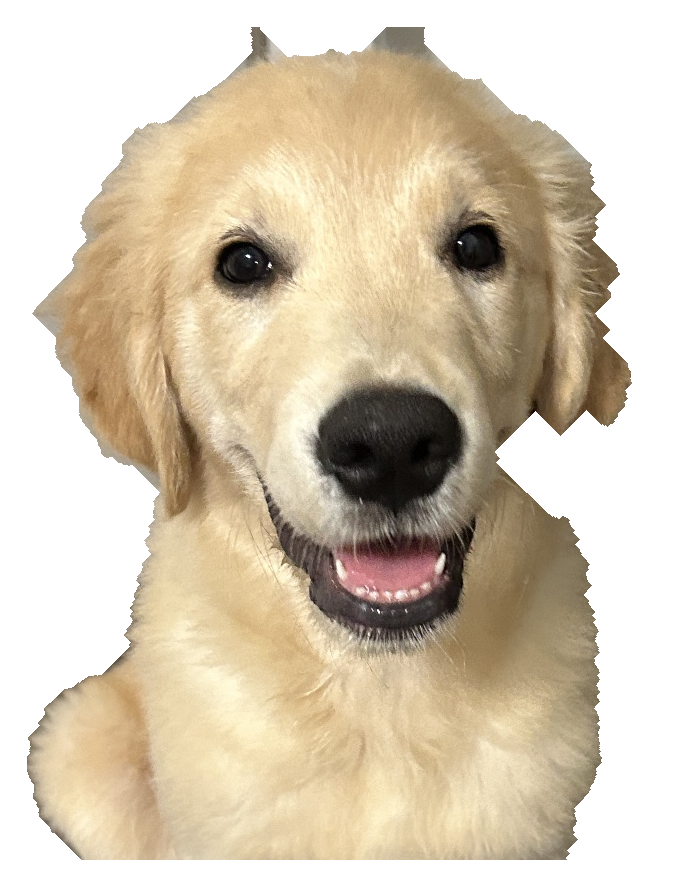
#> input picture python.png, 696 x 887 px
$ python make_art.py
#> lines starting #> are read from the running program, lines starting #| are printed output that depends on the picture; after the words box and inside, x2 and y2 are one past the last pixel; in counts of white or black regions, pixels touching at a corner belong together
# /// script
# requires-python = ">=3.10"
# dependencies = ["pillow"]
# ///
"""python.png（抠好背景的照片）-> 字符画数据 art.json，供 build.py 使用。

只在换照片或调参数时手动跑一次；每周的 Action 不需要它。

    uv run make_art.py                       # 按默认参数生成 art.json
    uv run make_art.py --cols 46 --crop 0.74 # 调列数 / 取景（保留照片上方多少比例）
    uv run make_art.py --sheet               # 生成多组参数的对比图 variants/sheet.svg
"""
import argparse
import json
from pathlib import Path

from PIL import Image, ImageChops, ImageFilter, ImageOps

HERE = Path(__file__).parent
GLYPH_ASPECT = 0.602   # 等宽字体：字符宽 / 字号
LINE = 1.18            # 字符画行高 / 字号（略紧，画面才连得起来）

THEME_BG = {"dark": (0x16, 0x1B, 0x22), "light": (0xF6, 0xF8, 0xFA)}
# 一份字符，两套颜色。下标：0 = 眼睛/鼻子/嘴，1..6 = 毛从暗到亮，7 = 舌头
PALETTE = {
    "dark": ["#56606e", "#a8702f", "#c98a35", "#e3a548", "#f2bf68", "#f8d592", "#fde9c0", "#f58ea4"],
    "light": ["#2e1a0c", "#6f451a", "#8a5a22", "#a5702b", "#bd8636", "#cf9a48", "#dcae62", "#c2506a"],
}
FUR_CHARS = "=+*#%@"       # 毛：暗 -> 亮，字符越来越密
COAT = 0.55                # 分层时毛色深浅占多少比重（0 = 只看明暗）
SMOOTH = 0.9               # 分层前先模糊多少（单位：一个字符格），越大色块越整
FEATURE_CHAR = "@"         # 眼睛/鼻子/嘴：实心深色，而不是留空（留空在深色底上像窟窿）
FEATURE_BELOW = 78         # 原图亮度低于它算五官


def convert(cols, crop, eq=0.75):
    """返回 {"cols", "rows", "line", "lines"}；lines 的每行是 [[调色板下标, 文本], ...]。

    像 neofetch 的 logo 那样用成片的彩色字符“画”出来：
    - 毛：只在狗身上做直方图均衡，把一身浅色的毛拉成 6 档明暗，每档一个字符 + 一个金色
    - 五官：原图里真正的暗部，用实心字符 + 深棕色
    - 舌头：按色相单独挑出来，粉色
    """
#> called with cols = 46, crop = 0.84, eq = 0.75
    img = Image.open(HERE / "python.png").convert("RGBA")
#> img is the input picture: PIL image 696x887 RGBA; mean R, G, B, A 163.1, 147.7, 121.9, 159.8
    img = img.crop((0, 0, img.width, int(img.height * crop)))
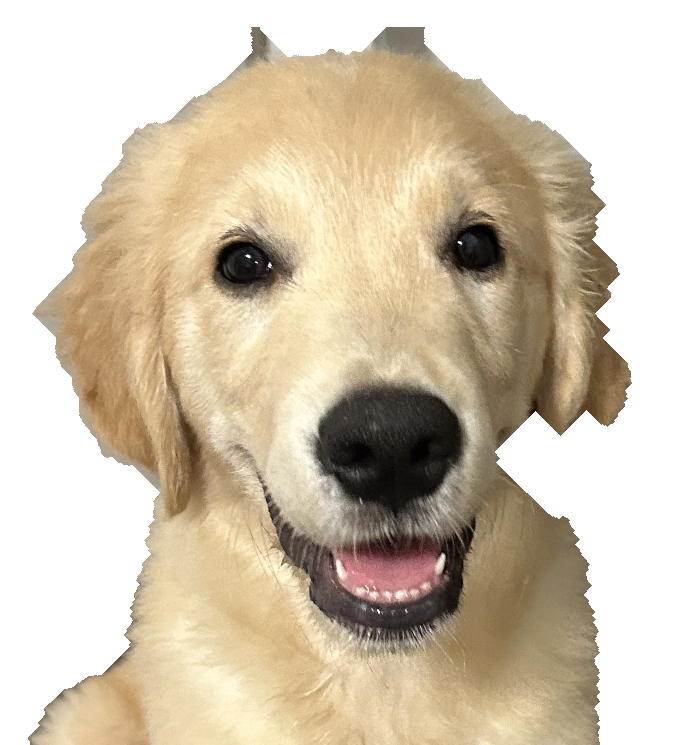
#> img: PIL image 696x745 RGBA; mean R, G, B, A 160, 144.9, 119.9, 159.6; transparent parts drawn white
    rows = round(cols * GLYPH_ASPECT * img.height / img.width / LINE)
#> rows = 25
    mask = img.getchannel("A").point(lambda v: 255 if v >= 128 else 0)
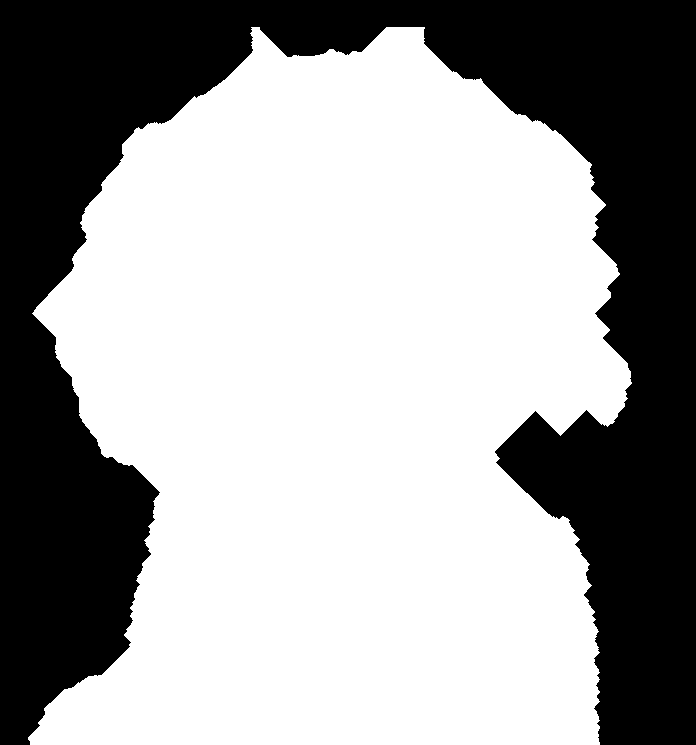
#> mask: PIL image 696x745 L; 62.6% white; 1 black region, box (x1, y1, x2, y2) and area: (0, 0, 696, 745) 194042
    rgb = img.convert("RGB")
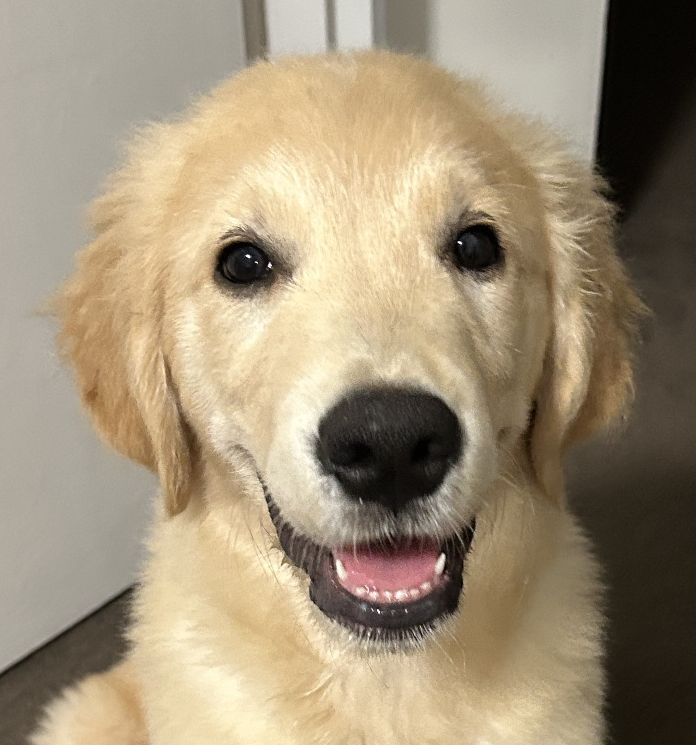
#> rgb: PIL image 696x745 RGB; mean R, G, B 160, 144.9, 119.9
    gray = rgb.convert("L")
    fur_mask = ImageChops.multiply(mask, gray.point(lambda v: 255 if v >= FEATURE_BELOW else 0))
#> fur_mask: PIL image 696x745 L; 57.1% white; 125 black regions (106 under 20 px), largest, box (x1, y1, x2, y2) and area: (0, 0, 696, 745) 195145, (316, 387, 474, 641) 20332, (214, 236, 287, 291) 2495
    # 先模糊再分层：同一档明暗连成整片色块（像 logo），而不是一粒一粒的噪点
    # 分层依据 = 明暗 + 毛色深浅（饱和度）：耳朵比脸更金，会落到更深的档，而不只是跟着光影走
    blur = ImageFilter.GaussianBlur(SMOOTH * img.width / cols)
    soft = gray.filter(blur)
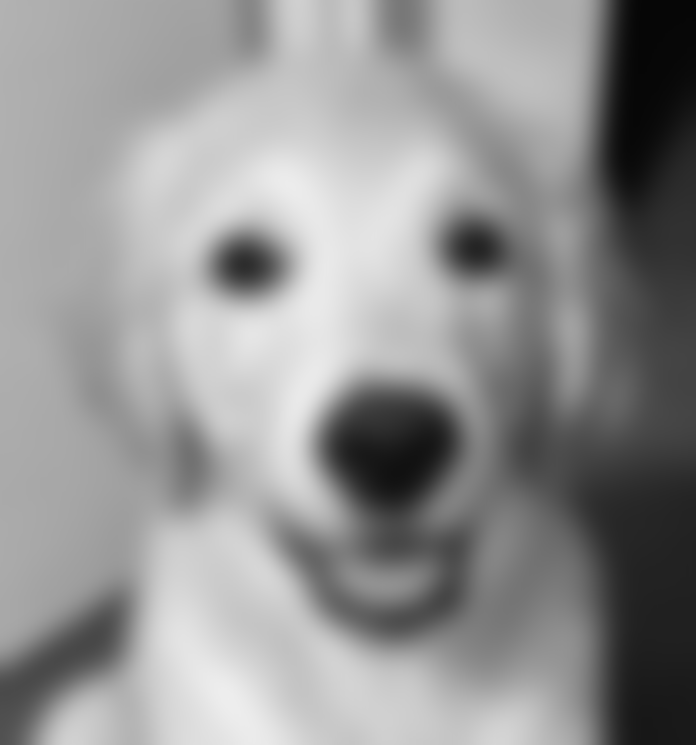
#> soft: PIL image 696x745 L; min 6, max 238, mean 146.6
    pale = ImageChops.invert(rgb.convert("HSV").getchannel("S")).filter(blur)
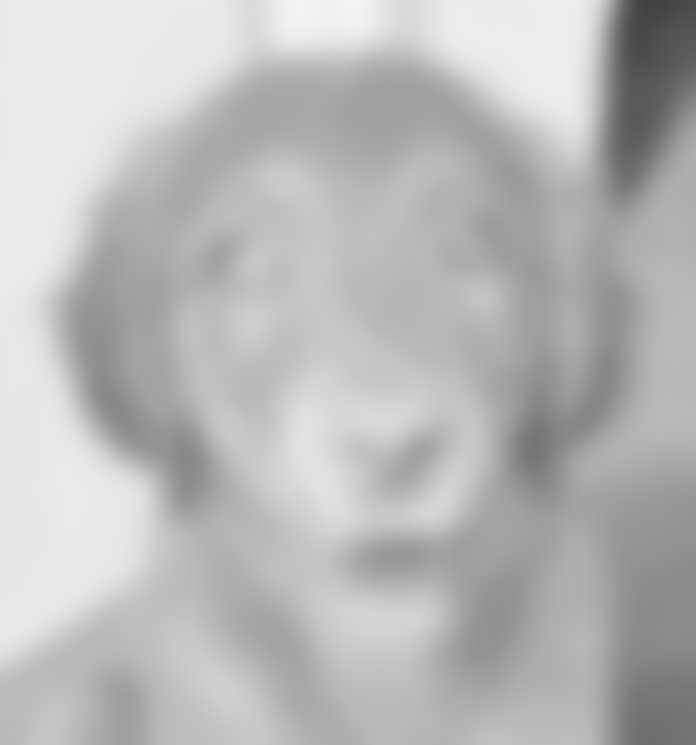
#> pale: PIL image 696x745 L; min 65, max 244, mean 184.8
    score = Image.blend(ImageOps.equalize(soft, mask=fur_mask), ImageOps.equalize(pale, mask=fur_mask), COAT)
    tone = Image.blend(soft, ImageOps.equalize(score, mask=fur_mask), eq)
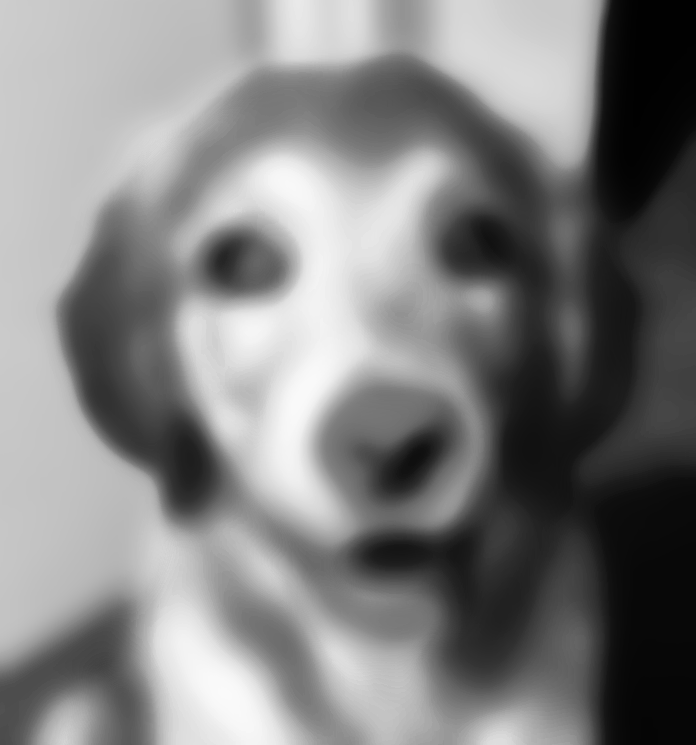
#> tone: PIL image 696x745 L; min 1, max 250, mean 128.2
    hsv = rgb.convert("HSV")
#> hsv: PIL image 696x745 HSV; mean H, S, V 28.6, 70.2, 160
    tongue = ImageChops.multiply(ImageChops.multiply(
        hsv.getchannel("H").point(lambda h: 255 if (h > 228 or h < 10) else 0),
        hsv.getchannel("S").point(lambda s: 255 if s > 75 else 0)), mask)
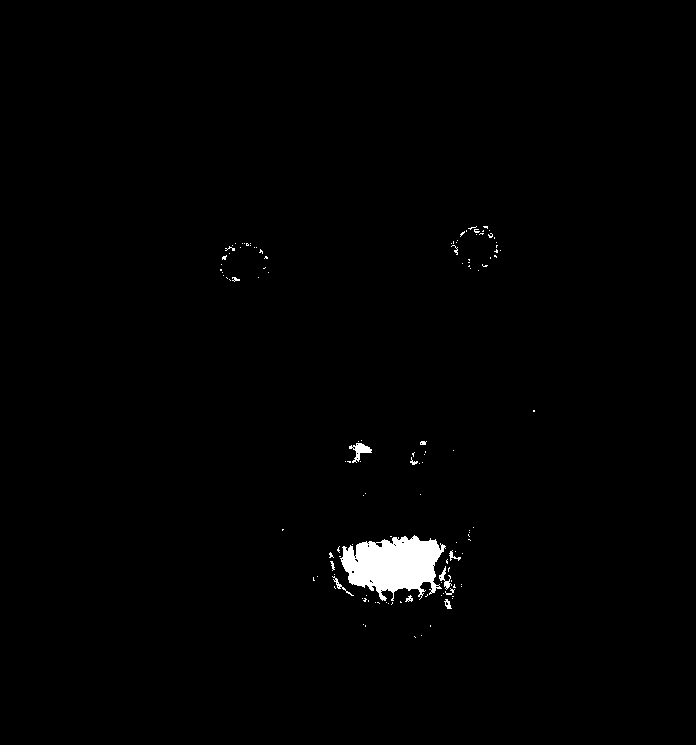
#> tongue: PIL image 696x745 L; 1% white; 125 white regions (111 under 20 px), largest, box (x1, y1, x2, y2) and area: (340, 535, 446, 601) 4404, (349, 443, 372, 463) 191, (439, 566, 452, 590) 100

    size, box = (cols, rows), Image.Resampling.BOX
#> size = (46, 25); box = 4
    m = mask.resize(size, box).tobytes()
    g = gray.resize(size, box).tobytes()
    t = tone.resize(size, box).tobytes()
    tg = tongue.resize(size, box).tobytes()
    n = len(FUR_CHARS)
    lines = []
    for y in range(rows):
        runs = []
        for x in range(cols):
            i = y * cols + x
            if m[i] < 128:
                ch, ci = " ", (runs[-1][0] if runs else 0)
            elif tg[i] > 100:
                ch, ci = FEATURE_CHAR, n + 1
            elif g[i] < FEATURE_BELOW + 12:
                ch, ci = FEATURE_CHAR, 0
            else:
                k = min(n - 1, int(t[i] / 256 * n))
                ch, ci = FUR_CHARS[k], k + 1
            if runs and runs[-1][0] == ci:
                runs[-1][1] += ch
            else:
                runs.append([ci, ch])
        lines.append(runs)
#> after the loop, lines = 25 items
    return {"cols": cols, "rows": rows, "line": LINE, "lines": lines}


def art_text_svg(art, theme, x, y, width, prefix):
    """把一份字符画排成 SVG 片段（宽度固定为 width），返回 (css, 片段, 高度)。build.py 用同一套逻辑。"""
    from xml.sax.saxutils import escape
    font = width / (art["cols"] * GLYPH_ASPECT)
    lh = font * art["line"]
    css = "".join(f".{prefix}{i}{{fill:{col}}}" for i, col in enumerate(PALETTE[theme]))
    out = [f'<g font-size="{font:.2f}px" font-weight="bold">']
    for j, runs in enumerate(art["lines"]):
        if not "".join(t for _, t in runs).strip():
            continue
        spans = "".join(f'<tspan class="{prefix}{ci}">{escape(t)}</tspan>' for ci, t in runs)
        out.append(f'<text x="{x:.1f}" y="{y + j * lh + font * 0.82:.1f}" xml:space="preserve" '
                   f'textLength="{width:.1f}" lengthAdjust="spacing">{spans}</text>')
    out.append("</g>")
    return css, out, art["rows"] * lh


def sheet():
    """多组参数排成一张对比图。"""
    variants = [(c, crop, th) for th in ("dark", "light") for c, crop in ((46, 0.74), (46, 0.92), (56, 0.92))]
    W, pad, cell_w, cell_h = 420, 24, 420 + 24, 560
    css, body = "", []
    for i, (c, crop, th) in enumerate(variants):
        art = convert(c, crop)
        col, row = i % 3, i // 3
        x, y = pad + col * cell_w, pad + 20 + row * (cell_h + 10)
        bg = "#%02x%02x%02x" % THEME_BG[th]
        k, frag, _ = art_text_svg(art, th, x, y, W, f"v{i}c")
        css += k
        body.append(f'<rect x="{x - 10}" y="{y - 26}" width="{W + 20}" height="{cell_h}" fill="{bg}"/>')
        body.append(f'<text x="{x}" y="{y - 10}" font-size="11" fill="#8b949e">'
                    f'{th} cols={c} crop={crop} rows={art["rows"]}</text>')
        body += frag
    width, height = pad * 2 + 3 * cell_w, 24 + 2 * (cell_h + 10) + 10
    svg = (f'<svg xmlns="http://www.w3.org/2000/svg" width="{width}" height="{height}" '
           f'font-family="Menlo, monospace"><style>text{{white-space:pre}}{css}</style>'
           f'<rect width="100%" height="100%" fill="#30363d"/>' + "\n".join(body) + "</svg>")
    (HERE / "variants").mkdir(exist_ok=True)
    (HERE / "variants" / "sheet.svg").write_text(svg, encoding="utf-8")


if __name__ == "__main__":
    ap = argparse.ArgumentParser()
    ap.add_argument("--cols", type=int, default=46)
    ap.add_argument("--crop", type=float, default=0.84)
    ap.add_argument("--sheet", action="store_true")
    args = ap.parse_args()
    if args.sheet:
        sheet()
    else:
        art = convert(args.cols, args.crop)
#> art = 4 items
        art["palette"] = PALETTE
        (HERE / "art.json").write_text(json.dumps(art, ensure_ascii=False, separators=(",", ":")) + "\n")
        print(art["cols"], art["rows"])
#| 46 25
